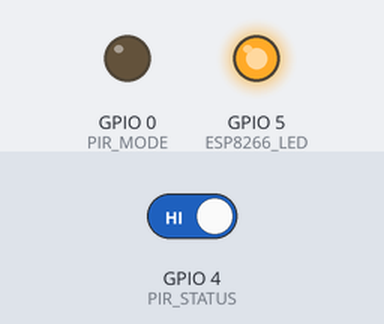
Bench run of a sketch on a simulated ESP8266 (NodeMCU). Parts: output pins drawn as LEDs (lit = HIGH). Inputs (shaded band) come from the test bench; at power-on: GPIO 4 (PIR_STATUS) HIGH. WiFi joins after 1.5 s; servers stay silent unless stated; uploads are accepted with an empty reply; not simulated (calls return 0 or success): privateConfiguration.h; what the sketch prints to the serial monitor is not drawn.

Above: at 2.7 s.
2.8 s: GPIO 4 (PIR_STATUS) driven LOW
At 5.2 s:
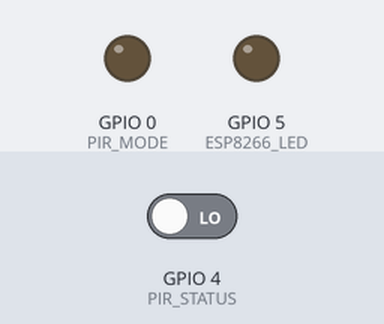
5.8 s: GPIO 4 (PIR_STATUS) driven HIGH
At 6.6 s:
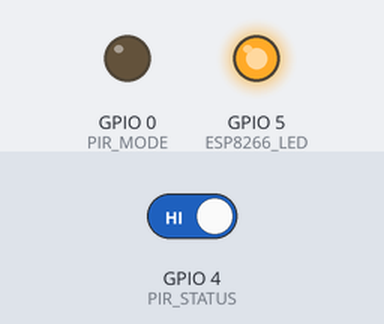
Timing chart, 0 to 8.8 s (numbered marks = the images above; inputs shaded):
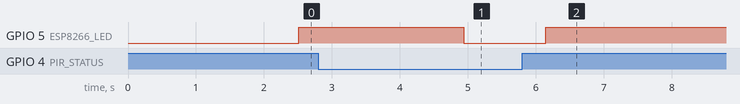

The sketch:

occupancy.ino
```cpp
#include <ESP8266WiFi.h>
#include <ESP8266HTTPClient.h>

#include "publicConfiguration.h"
#include "privateConfiguration.h"

bool isHumanPresentStatistics[PIR_STATUS_PROBE_FREQUENCY];
HTTPClient http;

void setup()
{
  Serial.begin(115200);
  Serial.println();

  pinMode(ESP8266_LED, OUTPUT);
  pinMode(PIR_MODE, OUTPUT);
  pinMode(PIR_STATUS, INPUT);

  setupWiFi();
  setupPir();
}

void setupWiFi()
{
  Serial.println();
  Serial.print("MAC: ");
  Serial.println(WiFi.macAddress());

  if (WIFI_MODE == WIFI_MODE_NO_AUTH || WIFI_MODE == WIFI_MODE_WEB_AUTH)
  {
    WiFi.begin(WIFI_SSID);
  } else if (WIFI_MODE == WIFI_MODE_PASS_AUTH)
  {
    WiFi.begin(WIFI_SSID, WIFI_PASSWORD);
  }
  Serial.print("Connecting to WiFi");
  while (WiFi.status() != WL_CONNECTED)
  {
    delay(500);
    Serial.print(".");
  }
  Serial.println();

  Serial.print("Connected, IP address: ");
  Serial.println(WiFi.localIP());
}

void setupPir() {
  digitalWrite(PIR_MODE, PIR_MODE_REPEATABLE);

  memset(isHumanPresentStatistics, 0, sizeof(isHumanPresentStatistics));
}

unsigned short currentItteration = 0;
void loop()
{
  if (WiFi.status() != WL_CONNECTED)
  {
    setupWiFi();
  }

  bool isPresentNow = digitalRead(PIR_STATUS);
  isHumanPresentStatistics[currentItteration] = isPresentNow;
  Serial.print(isPresentNow ? "!" : ".");
  delay(1000 / PIR_STATUS_PROBE_FREQUENCY);
  currentItteration = ++currentItteration % PIR_STATUS_PROBE_FREQUENCY;
  if (currentItteration == 0) {
    reportToServer();
    memset(isHumanPresentStatistics, 0, sizeof(isHumanPresentStatistics));
  }

}

void reportToServer()
{
  bool _isHumanPresent = isHumanPresent();

  Serial.print("Is human present: ");
  Serial.print(_isHumanPresent ? "Yes" : "No");
  Serial.println();
  digitalWrite(ESP8266_LED, _isHumanPresent);

  Serial.println("Reporting to server");

  http.begin(API_URL);
  http.addHeader("Content-Type", "application/json");
  String payload = "{\"id\": " + String(API_ROOM_ID) + ", \"name\": \"" + String(API_ROOM_NAME) + "\", \"isOccupied\": " + (_isHumanPresent ? "true" : "false") + "}";
  Serial.println(payload);
  int httpCode = http.POST(payload);
  if (httpCode > 0) {
    String responseBody = http.getString();
    Serial.println(httpCode, DEC);
    Serial.println(responseBody);

  }
  http.end();
}

bool isHumanPresent()
{
  int presentCount = 0;
  for (int i = 0; i < PIR_STATUS_PROBE_FREQUENCY; i++) {
    if (isHumanPresentStatistics[i] == true) {
      ++presentCount;
    }
  }

  Serial.print("presentCount: ");
  Serial.print(presentCount, DEC);
  Serial.print(" out of : ");
  Serial.print(PIR_STATUS_PROBE_FREQUENCY, DEC);
  Serial.println();

  int percentage = (presentCount * 100) / PIR_STATUS_PROBE_FREQUENCY;
  Serial.print("Presence percentage: ");
  Serial.print(percentage, DEC);
  Serial.println();
  return percentage >= PRESENCE_STATISTICS_PERCENTAGE_FOR_TRUE;
}
```

publicConfiguration.h
```cpp
#define ESP8266_LED 5
#define PIR_MODE 0
#define PIR_STATUS 4

#define PIR_MODE_REPEATABLE LOW
#define PIR_MODE_NON_REPEATABLE HIGH

#define PIR_STATUS_PROBE_FREQUENCY 50
#define PRESENCE_STATISTICS_PERCENTAGE_FOR_TRUE 10

#define API_URL "http://bazinga-get-a-room.herokuapp.com/status"
#define API_KEY "your-api-key-is-here"
#define API_SENSOR_ID "your-room-id-is-here"

#define WIFI_MODE_NO_AUTH 0
#define WIFI_MODE_PASS_AUTH 1
#define WIFI_MODE_WEB_AUTH 2

#define WIFI_MODE WIFI_MODE_PASS_AUTH
#define WIFI_SSID "SSID"
#define WIFI_PASSWORD "PASS"
```

Measured:
- after the input at 2.8 s, GPIO 5 (ESP8266_LED): HIGH → LOW after 2.1 s
- after the input at 5.8 s, GPIO 5 (ESP8266_LED): LOW → HIGH after 0.35 s
